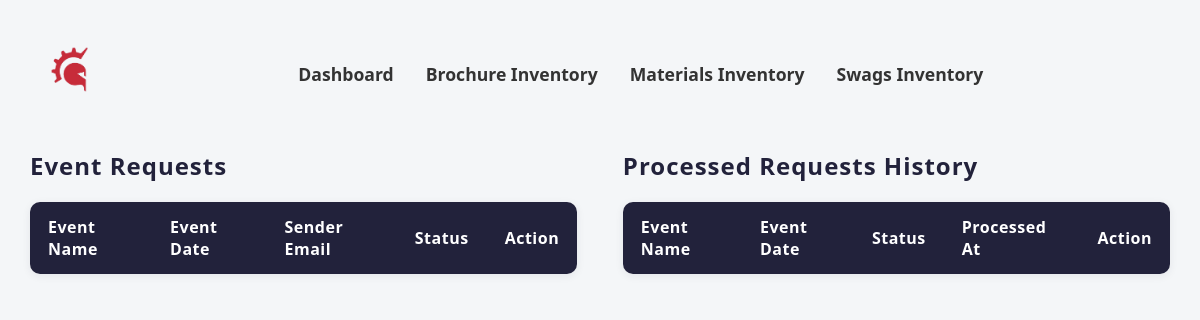
The page /admin_request.php?history_page=2 (signed in) on the database as committed earlier.
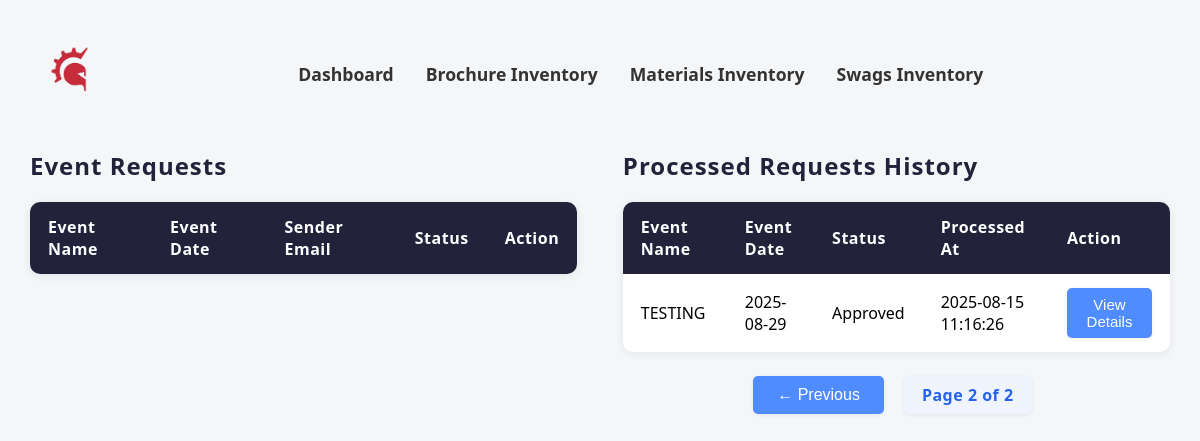
The same page on the database as committed later.
### tables this page shows
CREATE TABLE `event_form_history` (
  `event_form_id` int(11) NOT NULL,
  `event_name` varchar(255) DEFAULT NULL,
  `event_title` varchar(255) DEFAULT NULL,
  `event_date` date DEFAULT NULL,
  `sender_email` varchar(255) DEFAULT NULL,
  `date_time_ingress` datetime DEFAULT NULL,
  `date_time_egress` datetime DEFAULT NULL,
  `place` varchar(255) DEFAULT NULL,
  `location` varchar(255) DEFAULT NULL,
  `sponsorship_budg` enum('Free','Sponsorship','','') NOT NULL,
  `target_audience` varchar(255) DEFAULT NULL,
  `number_audience` int(11) DEFAULT NULL,
  `set_up` varchar(255) DEFAULT NULL,
  `booth_size` varchar(255) DEFAULT NULL,
  `booth_inclusion` varchar(255) DEFAULT NULL,
  `number_tables` int(11) DEFAULT NULL,
  `number_chairs` int(11) DEFAULT NULL,
  `speaking_slot` varchar(255) DEFAULT NULL,
  `date_time` datetime DEFAULT NULL,
  `program_target` varchar(255) DEFAULT NULL,
  `technical_team` varchar(255) DEFAULT NULL,
  `trainer_needed` varchar(255) DEFAULT NULL,
  `ready_to_use` varchar(255) DEFAULT NULL,
  `provide_materials` varchar(255) DEFAULT NULL,
  `created_at` datetime DEFAULT NULL,
  `request_status` varchar(50) DEFAULT NULL,
  `processed_at` datetime DEFAULT NULL,
  `user_id` int(11) DEFAULT NULL,
  `request_mats` int(11) DEFAULT NULL
);

### admin_request.php (the view, shortened to what the changed rows need)
<?php
$connection = CONNECTIVITY();
function fetch_requested_materials($connection, $mat_id) {
    $materials = [];
    return $materials;
}
$history_per_page = 10;
$history_page = isset($_GET['history_page']) ? max(1, intval($_GET['history_page'])) : 1;
$history_offset = ($history_page - 1) * $history_per_page;
$total_history_query = "SELECT COUNT(*) as cnt FROM event_form_history";
$total_history_result = mysqli_query($connection, $total_history_query);
$total_history_row = mysqli_fetch_assoc($total_history_result);
$total_history_count = intval($total_history_row['cnt']);
$total_history_pages = ceil($total_history_count / $history_per_page);
$history_query = "SELECT h.event_form_id, h.event_name, h.event_title, h.event_date,
    COALESCE(h.sender_email, u.email) AS sender_email,
    h.date_time_ingress, h.date_time_egress, h.place, h.location, h.sponsorship_budg,
    h.target_audience, h.number_audience, h.set_up, h.booth_size, h.booth_inclusion,
    h.number_tables, h.number_chairs, h.speaking_slot, h.date_time, h.program_target,
    h.technical_team, h.trainer_needed, h.ready_to_use, h.provide_materials,
    h.created_at, h.user_id, h.request_mats, h.request_status, h.processed_at
    FROM event_form_history h
    LEFT JOIN users u ON h.user_id = u.user_id
    ORDER BY h.processed_at DESC LIMIT ? OFFSET ?";
$stmt = mysqli_prepare($connection, $history_query);
mysqli_stmt_bind_param($stmt, "ii", $history_per_page, $history_offset);
mysqli_stmt_execute($stmt);
$history_result = mysqli_stmt_get_result($stmt);
$history_requests = [];
while ($row = mysqli_fetch_assoc($history_result)) {
    $row['requested_materials'] = fetch_requested_materials($connection, intval($row['request_mats']));
    $history_requests[] = $row;
}
?>
<!DOCTYPE html>
<html lang="en">
<head>
    <link rel="stylesheet" href="CSS/admin_request.css">
</head>
<body>
    <div class="tables-flex">
        <div class="table-container">
            <h2>Event Requests</h2>
            <table>
                <thead>
                    <tr>
                        <th>Event Name</th>
                        <th>Event Date</th>
                        <th>Sender Email</th>
                        <th>Status</th>
                        <th>Action</th>
                    </tr>
                </thead>
            </table>
        </div>
        <div class="table-container">
            <h2>Processed Requests History</h2>
            <table>
                <thead>
                    <tr>
                        <th>Event Name</th>
                        <th>Event Date</th>
                        <th>Status</th>
                        <th>Processed At</th>
                        <th>Action</th>
                    </tr>
                </thead>
                <tbody>
                <?php foreach($history_requests as $row): ?>
                    <tr>
                        <td><?= htmlspecialchars($row['event_name']); ?></td>
                        <td><?= htmlspecialchars($row['event_date']); ?></td>
                        <td><?= htmlspecialchars($row['request_status']); ?></td>
                        <td><?= htmlspecialchars($row['processed_at']); ?></td>
                        <td>
                            <button
                                class="view-request"
                                data-request='<?= json_encode($row, JSON_HEX_TAG | JSON_HEX_APOS | JSON_HEX_QUOT | JSON_HEX_AMP); ?>'
                                data-materials='<?= json_encode($row['requested_materials'], JSON_HEX_TAG | JSON_HEX_APOS | JSON_HEX_QUOT | JSON_HEX_AMP); ?>'
                            >View Details</button>
                        </td>
                    </tr>
                <?php endforeach; ?>
                </tbody>
            </table>
            <?php if ($total_history_pages > 1): ?>
            <div style="margin-top:24px; display:flex; flex-direction:column; align-items:center;">
                <div style="display:flex; gap:12px; align-items:center;">
                    <?php if ($history_page > 1): ?>
                        <a href="?history_page=<?= $history_page-1; ?>">
                            <button style="min-width:90px; font-size:16px; padding:10px 24px;">&#8592; Previous</button>
                        </a>
                    <?php endif; ?>
                    <span style="
                        background: #f0f4ff;
                        color: #2563eb;
                        border-radius: 6px;
                        padding: 8px 18px;
                        font-size: 16px;
                        font-weight: 600;
                        margin: 0 8px;
                        box-shadow: 0 1px 4px rgba(34,34,59,0.07);
                        letter-spacing: 0.5px;
                    ">
                        Page <?= $history_page; ?> of <?= $total_history_pages; ?>
                    </span>
                </div>
            </div>
            <?php endif; ?>
        </div>
    </div>
</body>
</html>

Rows that differ between the two databases and show on the page:
added event_form_history: event_name "TESTING", event_date "2025-08-29", request_status "Approved", processed_at "2025-08-15 11:16:26"
Other text that changed with them:
$history_page: (not shown) → "2"
$total_history_pages: (not shown) → "2"
text now shown: "← Previous Page of"
